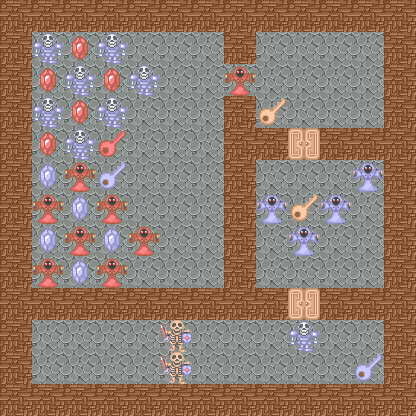

This game map was drawn from its Tiled (.tmx) file and the tilesets committed beside it. A one-line description and the full map source follow:
An orthogonal 13x13 tile map with 32x32 px tiles, 5 tile layers (floor, wall, enemy, door, ...), 4 tilesets and 2 objects (2x teleport).

<map version="1.0" tiledversion="1.1.5" orientation="orthogonal" renderorder="right-down" width="13" height="13" tilewidth="32" tileheight="32" infinite="0" nextobjectid="3">
 <tileset firstgid="1" source="terrain.tsx" />
 <tileset firstgid="3" source="enemy.tsx" />
 <tileset firstgid="259" source="door.tsx" />
 <tileset firstgid="275" source="item.tsx" />
 <layer name="floor" width="13" height="13">
  <data encoding="csv">
1,1,1,1,1,1,1,1,1,1,1,1,1,
1,1,1,1,1,1,1,1,1,1,1,1,1,
1,1,1,1,1,1,1,1,1,1,1,1,1,
1,1,1,1,1,1,1,1,1,1,1,1,1,
1,1,1,1,1,1,1,1,1,1,1,1,1,
1,1,1,1,1,1,1,1,1,1,1,1,1,
1,1,1,1,1,1,1,1,1,1,1,1,1,
1,1,1,1,1,1,1,1,1,1,1,1,1,
1,1,1,1,1,1,1,1,1,1,1,1,1,
1,1,1,1,1,1,1,1,1,1,1,1,1,
1,1,1,1,1,1,1,1,1,1,1,1,1,
1,1,1,1,1,1,1,1,1,1,1,1,1,
1,1,1,1,1,1,1,1,1,1,1,1,1
</data>
 </layer>
 <layer name="wall" width="13" height="13">
  <data encoding="csv">
2,2,2,2,2,2,2,2,2,2,2,2,2,
2,0,0,0,0,0,0,2,0,0,0,0,2,
2,0,0,0,0,0,0,0,0,0,0,0,2,
2,0,0,0,0,0,0,2,0,0,0,0,2,
2,0,0,0,0,0,0,2,2,0,2,2,2,
2,0,0,0,0,0,0,2,0,0,0,0,2,
2,0,0,0,0,0,0,2,0,0,0,0,2,
2,0,0,0,0,0,0,2,0,0,0,0,2,
2,0,0,0,0,0,0,2,0,0,0,0,2,
2,2,2,2,2,2,2,2,2,0,2,2,2,
2,0,0,0,0,0,0,0,0,0,0,0,2,
2,0,0,0,0,0,0,0,0,0,0,0,2,
2,2,2,2,2,2,2,2,2,2,2,2,2
</data>
 </layer>
 <layer name="enemy" width="13" height="13">
  <data encoding="csv">
0,0,0,0,0,0,0,0,0,0,0,0,0,
0,15,0,15,0,0,0,0,0,0,0,0,0,
0,0,15,0,15,0,0,55,0,0,0,0,0,
0,15,0,15,0,0,0,0,0,0,0,0,0,
0,0,15,0,0,0,0,0,0,0,0,0,0,
0,0,55,0,0,0,0,0,0,0,0,51,0,
0,55,0,55,0,0,0,0,51,0,51,0,0,
0,0,55,0,55,0,0,0,0,51,0,0,0,
0,55,0,55,0,0,0,0,0,0,0,0,0,
0,0,0,0,0,0,0,0,0,0,0,0,0,
0,0,0,0,0,11,0,0,0,15,0,0,0,
0,0,0,0,0,11,0,0,0,0,0,0,0,
0,0,0,0,0,0,0,0,0,0,0,0,0
</data>
 </layer>
 <layer name="door" width="13" height="13">
  <data encoding="csv">
0,0,0,0,0,0,0,0,0,0,0,0,0,
0,0,0,0,0,0,0,0,0,0,0,0,0,
0,0,0,0,0,0,0,0,0,0,0,0,0,
0,0,0,0,0,0,0,0,0,0,0,0,0,
0,0,0,0,0,0,0,0,0,259,0,0,0,
0,0,0,0,0,0,0,0,0,0,0,0,0,
0,0,0,0,0,0,0,0,0,0,0,0,0,
0,0,0,0,0,0,0,0,0,0,0,0,0,
0,0,0,0,0,0,0,0,0,0,0,0,0,
0,0,0,0,0,0,0,0,0,259,0,0,0,
0,0,0,0,0,0,0,0,0,0,0,0,0,
0,0,0,0,0,0,0,0,0,0,0,0,0,
0,0,0,0,0,0,0,0,0,0,0,0,0
</data>
 </layer>
 <layer name="item" width="13" height="13">
  <data encoding="csv">
0,0,0,0,0,0,0,0,0,0,0,0,0,
0,0,275,0,0,0,0,0,0,0,0,0,0,
0,275,0,275,0,0,0,0,0,0,0,0,0,
0,0,275,0,0,0,0,0,291,0,0,0,0,
0,275,0,293,0,0,0,0,0,0,0,0,0,
0,276,0,292,0,0,0,0,0,0,0,0,0,
0,0,276,0,0,0,0,0,0,291,0,0,0,
0,276,0,276,0,0,0,0,0,0,0,0,0,
0,0,276,0,0,0,0,0,0,0,0,0,0,
0,0,0,0,0,0,0,0,0,0,0,0,0,
0,0,0,0,0,0,0,0,0,0,0,0,0,
0,0,0,0,0,0,0,0,0,0,0,292,0,
0,0,0,0,0,0,0,0,0,0,0,0,0
</data>
 </layer>
 <objectgroup name="object">
  <object id="1" type="teleport" x="352" y="32" width="32" height="32">
   <properties>
    <property name="heroTileCoordX" type="int" value="11" />
    <property name="heroTileCoordY" type="int" value="2" />
    <property name="image" value="up_floor.png" />
    <property name="targetMap" value="7" />
   </properties>
  </object>
  <object id="2" type="teleport" x="32" y="352" width="32" height="32">
   <properties>
    <property name="heroTileCoordX" type="int" value="2" />
    <property name="heroTileCoordY" type="int" value="11" />
    <property name="image" value="down_floor.png" />
    <property name="targetMap" value="5" />
   </properties>
  </object>
 </objectgroup>
</map>
